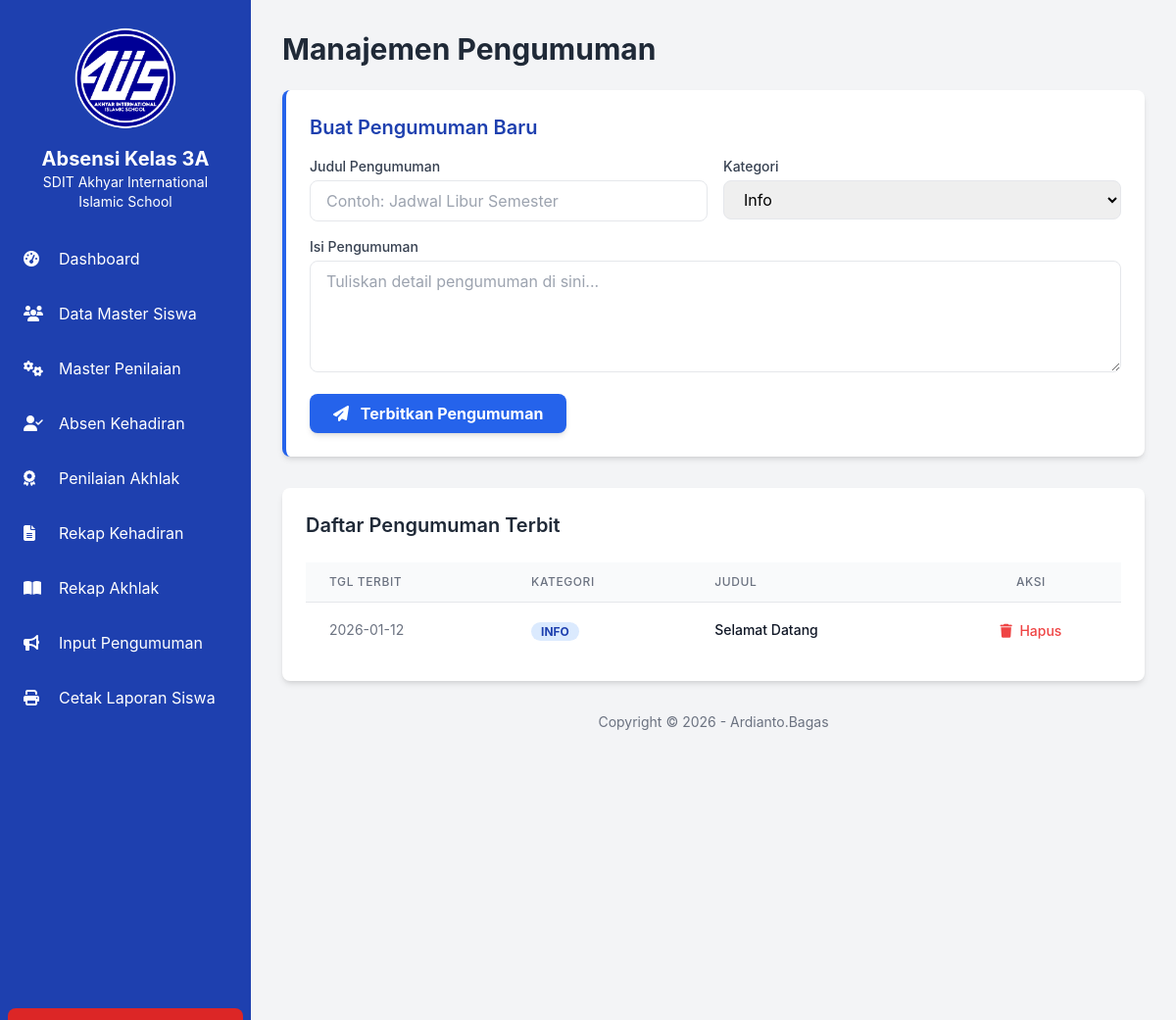
/master_pengumuman.php (signed in), run on the app's committed database.
### tables this page shows
CREATE TABLE IF NOT EXISTS `pengumuman` (
  `id_pengumuman` int(11) NOT NULL AUTO_INCREMENT,
  `judul` varchar(255) NOT NULL,
  `isi` text NOT NULL,
  `tanggal` date NOT NULL,
  `kategori` varchar(50) NOT NULL,
  PRIMARY KEY (`id_pengumuman`)
);

### master_pengumuman.php (the view, shortened to what this page needs)
<?php
include 'config.php';
$result = mysqli_query($koneksi, "SELECT * FROM pengumuman ORDER BY tanggal DESC");
?>
<h1 class="text-3xl font-bold text-gray-800 mb-6">Manajemen Pengumuman</h1>
<div class="bg-white p-6 rounded-lg shadow-md mb-8 border-l-4 border-blue-600">
    <h2 class="text-xl font-semibold mb-4 text-blue-800">Buat Pengumuman Baru</h2>
    <form action="master_pengumuman.php" method="post" class="space-y-4">
        <div class="grid grid-cols-1 md:grid-cols-2 gap-4">
            <div>
                <label class="block text-sm font-medium text-gray-700 mb-1">Judul Pengumuman</label>
                <input type="text" name="judul" required class="w-full px-4 py-2 border rounded-lg focus:ring-blue-500 focus:border-blue-500" placeholder="Contoh: Jadwal Libur Semester">
            </div>
            <div>
                <label class="block text-sm font-medium text-gray-700 mb-1">Kategori</label>
                <select name="kategori" class="w-full px-4 py-2 border rounded-lg focus:ring-blue-500 focus:border-blue-500">
                    <option value="Info">Info</option>
                </select>
            </div>
        </div>
        <div>
            <label class="block text-sm font-medium text-gray-700 mb-1">Isi Pengumuman</label>
            <textarea name="isi" rows="4" required class="w-full px-4 py-2 border rounded-lg focus:ring-blue-500 focus:border-blue-500" placeholder="Tuliskan detail pengumuman di sini..."></textarea>
        </div>
        <button type="submit" name="tambah" class="bg-blue-600 hover:bg-blue-700 text-white font-bold py-2 px-6 rounded-lg shadow-md transition-colors">
            <i class="fas fa-paper-plane mr-2"></i> Terbitkan Pengumuman
        </button>
    </form>
</div>
<div class="bg-white p-6 rounded-lg shadow-md">
    <h2 class="text-xl font-semibold mb-6 text-gray-800">Daftar Pengumuman Terbit</h2>
    <div class="overflow-x-auto">
        <table class="min-w-full divide-y divide-gray-200">
            <thead class="bg-gray-50">
                <tr>
                    <th class="px-6 py-3 text-left text-xs font-medium text-gray-500 uppercase tracking-wider">Tgl Terbit</th>
                    <th class="px-6 py-3 text-left text-xs font-medium text-gray-500 uppercase tracking-wider">Kategori</th>
                    <th class="px-6 py-3 text-left text-xs font-medium text-gray-500 uppercase tracking-wider">Judul</th>
                    <th class="px-6 py-3 text-center text-xs font-medium text-gray-500 uppercase tracking-wider">Aksi</th>
                </tr>
            </thead>
            <tbody class="divide-y divide-gray-200">
                <?php while ($row = mysqli_fetch_assoc($result)): ?>
                    <tr>
                        <td class="px-6 py-4 whitespace-nowrap text-sm text-gray-500"><?= $row['tanggal'] ?></td>
                        <td class="px-6 py-4 whitespace-nowrap">
                            <?php
                            $badge = "bg-blue-100 text-blue-800";
                            ?>
                            <span class="px-2.5 py-0.5 rounded-full text-xs font-bold uppercase <?= $badge ?>">
                                <?= $row['kategori'] ?>
                            </span>
                        </td>
                        <td class="px-6 py-4 text-sm font-medium text-gray-900"><?= e($row['judul']) ?></td>
                        <td class="px-6 py-4 text-center">
                            <button onclick="showDeleteModal('master_pengumuman.php?hapus=<?= $row['id_pengumuman'] ?>&csrf_token=<?= get_csrf_token() ?>')" class="text-red-500 hover:text-red-700 font-medium text-sm">
                                <i class="fas fa-trash mr-1"></i> Hapus
                            </button>
                        </td>
                    </tr>
                <?php endwhile; ?>
            </tbody>
        </table>
    </div>
</div>

### config.php (style rules this page uses)
body { font-family: 'Inter', sans-serif; }

### data on the page
pengumuman: tanggal "2026-01-12", kategori "INFO", judul "Selamat Datang"

### other printed values
$nama_sekolah "SDIT Akhyar International Islamic School"
